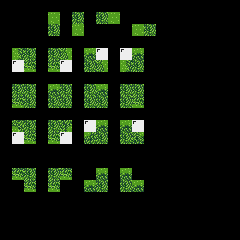

This is a level from a 2D game, rendered from its Tiled map with the project's own tilesets. A one-line summary and the complete map file follow:
An orthogonal 20x20 tile map with 12x12 px tiles, 6 tile layers (regions_input, regions_output, input_BG, input_BG, ...), 1 hidden layer not drawn.

<map version="1.2" tiledversion="1.2.1" orientation="orthogonal" renderorder="right-down" width="20" height="20" tilewidth="12" tileheight="12" infinite="0" nextlayerid="9" nextobjectid="1">
 <tileset firstgid="1" name="overworld(day)-Master" tilewidth="12" tileheight="12" tilecount="1296" columns="36">
  <image source="../../image/overworld(day)-Master.png" width="432" height="432" />
 </tileset>
 <layer id="1" name="regions_input" width="20" height="20">
  <data encoding="csv">
0,0,0,0,0,0,0,0,0,0,0,0,0,0,0,0,0,0,0,0,
0,0,0,0,161,0,161,0,161,161,0,0,0,0,0,0,0,0,0,0,
0,0,0,0,161,0,161,0,0,0,0,161,161,0,0,0,0,0,0,0,
0,0,0,0,0,0,0,0,0,0,0,0,0,0,0,0,0,0,0,0,
0,161,161,0,161,161,0,161,161,0,161,161,0,0,0,0,0,0,0,0,
0,161,161,0,161,161,0,161,161,0,161,161,0,0,0,0,0,0,0,0,
0,0,0,0,0,0,0,0,0,0,0,0,0,0,0,0,0,0,0,0,
0,161,161,0,161,161,0,161,161,0,161,161,0,0,0,0,0,0,0,0,
0,161,161,0,161,161,0,161,161,0,161,161,0,0,0,0,0,0,0,0,
0,0,0,0,0,0,0,0,0,0,0,0,0,0,0,0,0,0,0,0,
0,161,161,0,161,161,0,0,161,0,161,0,0,0,0,0,0,0,0,0,
0,0,161,0,161,0,0,161,161,0,161,161,0,0,0,0,0,0,0,0,
0,0,0,0,0,0,0,0,0,0,0,0,0,0,0,0,0,0,0,0,
0,0,0,0,0,0,0,0,0,0,0,0,0,0,0,0,0,0,0,0,
0,161,161,0,161,161,0,0,161,0,161,0,0,0,0,0,0,0,0,0,
0,0,161,0,161,0,0,161,161,0,161,161,0,0,0,0,0,0,0,0,
0,0,0,0,0,0,0,0,0,0,0,0,0,0,0,0,0,0,0,0,
0,0,0,0,0,0,0,0,0,0,0,0,0,0,0,0,0,0,0,0,
0,0,0,0,0,0,0,0,0,0,0,0,0,0,0,0,0,0,0,0,
0,0,0,0,0,0,0,0,0,0,0,0,0,0,0,0,0,0,0,0
</data>
 </layer>
 <layer id="2" name="regions_output" width="20" height="20">
  <data encoding="csv">
0,0,0,0,0,0,0,0,0,0,0,0,0,0,0,0,0,0,0,0,
0,0,0,0,163,0,0,0,0,163,0,0,0,0,0,0,0,0,0,0,
0,0,0,0,0,0,163,0,0,0,0,163,0,0,0,0,0,0,0,0,
0,0,0,0,0,0,0,0,0,0,0,0,0,0,0,0,0,0,0,0,
0,0,0,0,0,0,0,0,163,0,163,0,0,0,0,0,0,0,0,0,
0,163,0,0,0,163,0,0,0,0,0,0,0,0,0,0,0,0,0,0,
0,0,0,0,0,0,0,0,0,0,0,0,0,0,0,0,0,0,0,0,
0,0,0,0,163,0,0,0,163,0,0,0,0,0,0,0,0,0,0,0,
0,163,0,0,0,0,0,0,0,0,0,163,0,0,0,0,0,0,0,0,
0,0,0,0,0,0,0,0,0,0,0,0,0,0,0,0,0,0,0,0,
0,0,0,0,0,0,0,163,0,0,0,163,0,0,0,0,0,0,0,0,
0,163,0,0,0,163,0,0,0,0,0,0,0,0,0,0,0,0,0,0,
0,0,0,0,0,0,0,0,0,0,0,0,0,0,0,0,0,0,0,0,
0,0,0,0,0,0,0,0,0,0,0,0,0,0,0,0,0,0,0,0,
0,0,163,0,163,0,0,0,163,0,163,0,0,0,0,0,0,0,0,0,
0,0,163,0,163,0,0,0,163,0,163,0,0,0,0,0,0,0,0,0,
0,0,0,0,0,0,0,0,0,0,0,0,0,0,0,0,0,0,0,0,
0,0,0,0,0,0,0,0,0,0,0,0,0,0,0,0,0,0,0,0,
0,0,0,0,0,0,0,0,0,0,0,0,0,0,0,0,0,0,0,0,
0,0,0,0,0,0,0,0,0,0,0,0,0,0,0,0,0,0,0,0
</data>
 </layer>
 <layer id="3" name="input_BG" width="20" height="20">
  <data encoding="csv">
0,0,0,0,0,0,0,0,0,0,0,0,0,0,0,0,0,0,0,0,
0,0,0,0,293,0,221,0,221,293,0,0,0,0,0,0,0,0,0,0,
0,0,0,0,221,0,293,0,0,0,0,293,221,0,0,0,0,0,0,0,
0,0,0,0,0,0,0,0,0,0,0,0,0,0,0,0,0,0,0,0,
0,253,221,0,221,256,0,218,0,0,0,218,0,0,0,0,0,0,0,0,
0,0,326,0,326,0,0,221,256,0,253,221,0,0,0,0,0,0,0,0,
0,0,0,0,0,0,0,0,0,0,0,0,0,0,0,0,0,0,0,0,
0,221,221,0,218,221,0,221,218,0,221,221,0,0,0,0,0,0,0,0,
0,326,221,0,221,221,0,221,221,0,221,326,0,0,0,0,0,0,0,0,
0,0,0,0,0,0,0,0,0,0,0,0,0,0,0,0,0,0,0,0,
0,255,221,0,221,254,0,0,218,0,218,0,0,0,0,0,0,0,0,0,
0,0,326,0,326,0,0,291,221,0,221,290,0,0,0,0,0,0,0,0,
0,0,0,0,0,0,0,0,0,0,0,0,0,0,0,0,0,0,0,0,
0,0,0,0,0,0,0,0,0,0,0,0,0,0,0,0,0,0,0,0,
0,326,221,0,221,326,0,0,218,0,218,0,0,0,0,0,0,0,0,0,
0,0,326,0,326,0,0,218,221,0,221,218,0,0,0,0,0,0,0,0,
0,0,0,0,0,0,0,0,0,0,0,0,0,0,0,0,0,0,0,0,
0,0,0,0,0,0,0,0,0,0,0,0,0,0,0,0,0,0,0,0,
0,0,0,0,0,0,0,0,0,0,0,0,0,0,0,0,0,0,0,0,
0,0,0,0,0,0,0,0,0,0,0,0,0,0,0,0,0,0,0,0
</data>
 </layer>
 <layer id="7" name="input_BG" width="20" height="20">
  <data encoding="csv">
0,0,0,0,0,0,0,0,0,0,0,0,0,0,0,0,0,0,0,0,
0,0,0,0,294,0,222,0,222,294,0,0,0,0,0,0,0,0,0,0,
0,0,0,0,222,0,294,0,0,0,0,294,222,0,0,0,0,0,0,0,
0,0,0,0,0,0,0,0,0,0,0,0,0,0,0,0,0,0,0,0,
0,0,222,0,222,0,0,0,0,0,0,0,0,0,0,0,0,0,0,0,
0,0,0,0,0,0,0,222,0,0,0,222,0,0,0,0,0,0,0,0,
0,0,0,0,0,0,0,0,0,0,0,0,0,0,0,0,0,0,0,0,
0,222,222,0,0,222,0,222,0,0,222,222,0,0,0,0,0,0,0,0,
0,0,0,0,222,222,0,222,222,0,222,0,0,0,0,0,0,0,0,0,
0,0,0,0,0,0,0,0,0,0,0,0,0,0,0,0,0,0,0,0,
0,0,222,0,222,0,0,0,0,0,0,0,0,0,0,0,0,0,0,0,
0,0,0,0,0,0,0,0,222,0,222,0,0,0,0,0,0,0,0,0,
0,0,0,0,0,0,0,0,0,0,0,0,0,0,0,0,0,0,0,0,
0,0,0,0,0,0,0,0,0,0,0,0,0,0,0,0,0,0,0,0,
0,0,222,0,222,0,0,0,0,0,0,0,0,0,0,0,0,0,0,0,
0,0,0,0,0,0,0,0,222,0,222,0,0,0,0,0,0,0,0,0,
0,0,0,0,0,0,0,0,0,0,0,0,0,0,0,0,0,0,0,0,
0,0,0,0,0,0,0,0,0,0,0,0,0,0,0,0,0,0,0,0,
0,0,0,0,0,0,0,0,0,0,0,0,0,0,0,0,0,0,0,0,
0,0,0,0,0,0,0,0,0,0,0,0,0,0,0,0,0,0,0,0
</data>
 </layer>
 <layer id="5" name="input_BG" width="20" height="20">
  <data encoding="csv">
0,0,0,0,0,0,0,0,0,0,0,0,0,0,0,0,0,0,0,0,
0,0,0,0,329,0,257,0,257,329,0,0,0,0,0,0,0,0,0,0,
0,0,0,0,257,0,329,0,0,0,0,329,257,0,0,0,0,0,0,0,
0,0,0,0,0,0,0,0,0,0,0,0,0,0,0,0,0,0,0,0,
0,0,257,0,257,0,0,0,0,0,0,0,0,0,0,0,0,0,0,0,
0,0,0,0,0,0,0,257,0,0,0,257,0,0,0,0,0,0,0,0,
0,0,0,0,0,0,0,0,0,0,0,0,0,0,0,0,0,0,0,0,
0,257,257,0,0,257,0,257,0,0,257,257,0,0,0,0,0,0,0,0,
0,0,257,0,257,257,0,257,257,0,257,0,0,0,0,0,0,0,0,0,
0,0,0,0,0,0,0,0,0,0,0,0,0,0,0,0,0,0,0,0,
0,0,257,0,257,0,0,0,0,0,0,0,0,0,0,0,0,0,0,0,
0,0,0,0,0,0,0,0,257,0,257,0,0,0,0,0,0,0,0,0,
0,0,0,0,0,0,0,0,0,0,0,0,0,0,0,0,0,0,0,0,
0,0,0,0,0,0,0,0,0,0,0,0,0,0,0,0,0,0,0,0,
0,0,257,0,257,0,0,0,0,0,0,0,0,0,0,0,0,0,0,0,
0,0,0,0,0,0,0,0,257,0,257,0,0,0,0,0,0,0,0,0,
0,0,0,0,0,0,0,0,0,0,0,0,0,0,0,0,0,0,0,0,
0,0,0,0,0,0,0,0,0,0,0,0,0,0,0,0,0,0,0,0,
0,0,0,0,0,0,0,0,0,0,0,0,0,0,0,0,0,0,0,0,
0,0,0,0,0,0,0,0,0,0,0,0,0,0,0,0,0,0,0,0
</data>
 </layer>
 <layer id="6" name="input_BG" width="20" height="20">
  <data encoding="csv">
0,0,0,0,0,0,0,0,0,0,0,0,0,0,0,0,0,0,0,0,
0,0,0,0,330,0,258,0,258,330,0,0,0,0,0,0,0,0,0,0,
0,0,0,0,258,0,330,0,0,0,0,330,258,0,0,0,0,0,0,0,
0,0,0,0,0,0,0,0,0,0,0,0,0,0,0,0,0,0,0,0,
0,0,258,0,258,0,0,0,0,0,0,0,0,0,0,0,0,0,0,0,
0,0,0,0,0,0,0,258,0,0,0,258,0,0,0,0,0,0,0,0,
0,0,0,0,0,0,0,0,0,0,0,0,0,0,0,0,0,0,0,0,
0,258,258,0,0,258,0,258,0,0,258,258,0,0,0,0,0,0,0,0,
0,0,258,0,258,258,0,258,258,0,258,0,0,0,0,0,0,0,0,0,
0,0,0,0,0,0,0,0,0,0,0,0,0,0,0,0,0,0,0,0,
0,0,258,0,258,0,0,0,0,0,0,0,0,0,0,0,0,0,0,0,
0,0,0,0,0,0,0,0,258,0,258,0,0,0,0,0,0,0,0,0,
0,0,0,0,0,0,0,0,0,0,0,0,0,0,0,0,0,0,0,0,
0,0,0,0,0,0,0,0,0,0,0,0,0,0,0,0,0,0,0,0,
0,0,258,0,258,0,0,0,0,0,0,0,0,0,0,0,0,0,0,0,
0,0,0,0,0,0,0,0,258,0,258,0,0,0,0,0,0,0,0,0,
0,0,0,0,0,0,0,0,0,0,0,0,0,0,0,0,0,0,0,0,
0,0,0,0,0,0,0,0,0,0,0,0,0,0,0,0,0,0,0,0,
0,0,0,0,0,0,0,0,0,0,0,0,0,0,0,0,0,0,0,0,
0,0,0,0,0,0,0,0,0,0,0,0,0,0,0,0,0,0,0,0
</data>
 </layer>
 <layer id="4" name="output_BG" width="20" height="20" visible="0">
  <data encoding="csv">
0,0,0,0,0,0,0,0,0,0,0,0,0,0,0,0,0,0,0,0,
0,0,0,0,218,0,0,0,0,256,0,0,0,0,0,0,0,0,0,0,
0,0,0,0,0,0,326,0,0,0,0,253,0,0,0,0,0,0,0,0,
0,0,0,0,0,0,0,0,0,0,0,0,0,0,0,0,0,0,0,0,
0,0,0,0,0,0,0,0,220,0,217,0,0,0,0,0,0,0,0,0,
0,325,0,0,0,328,0,0,0,0,0,0,0,0,0,0,0,0,0,0,
0,0,0,0,0,0,0,0,0,0,0,0,0,0,0,0,0,0,0,0,
0,0,0,0,0,0,0,0,0,0,0,0,0,0,0,0,0,0,0,0,
0,0,0,0,0,0,0,0,0,0,0,0,0,0,0,0,0,0,0,0,
0,0,0,0,0,0,0,0,0,0,0,0,0,0,0,0,0,0,0,0,
0,0,0,0,0,0,0,217,0,0,0,220,0,0,0,0,0,0,0,0,
0,325,0,0,0,328,0,0,0,0,0,0,0,0,0,0,0,0,0,0,
0,0,0,0,0,0,0,0,0,0,0,0,0,0,0,0,0,0,0,0,
0,0,0,0,0,0,0,0,0,0,0,0,0,0,0,0,0,0,0,0,
0,0,255,0,254,0,0,0,217,0,220,0,0,0,0,0,0,0,0,0,
0,0,325,0,328,0,0,0,291,0,290,0,0,0,0,0,0,0,0,0,
0,0,0,0,0,0,0,0,0,0,0,0,0,0,0,0,0,0,0,0,
0,0,0,0,0,0,0,0,0,0,0,0,0,0,0,0,0,0,0,0,
0,0,0,0,0,0,0,0,0,0,0,0,0,0,0,0,0,0,0,0,
0,0,0,0,0,0,0,0,0,0,0,0,0,0,0,0,0,0,0,0
</data>
 </layer>
</map>
